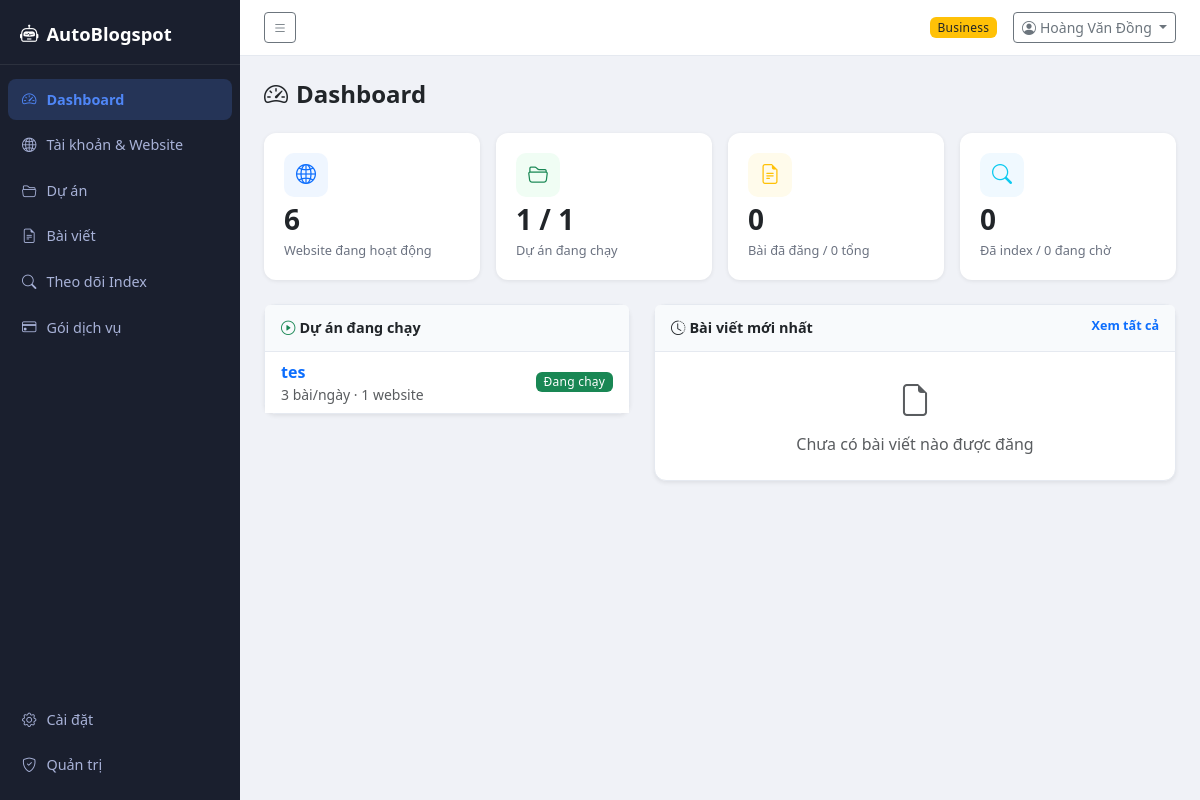
Screenshot of / (signed in) with the database file from the repository.
### app/models.py (models this page shows)
class User(Base):
    __tablename__ = "users"
    id            = Column(Integer, primary_key=True, index=True)
    email         = Column(String(200), unique=True, nullable=False, index=True)
    password_hash = Column(String(500), nullable=False)
    full_name     = Column(String(200))
    is_active     = Column(Boolean, default=True)
    is_admin      = Column(Boolean, default=False)
    created_at    = Column(DateTime, default=datetime.utcnow)
    subscription      = relationship("Subscription", back_populates="user", uselist=False, cascade="all, delete-orphan")
    google_accounts   = relationship("GoogleAccount", back_populates="user")
    platform_accounts = relationship("PlatformAccount", back_populates="user")
    projects          = relationship("Project", back_populates="user", cascade="all, delete-orphan")

class Project(Base):
    __tablename__ = "projects"
    id = Column(Integer, primary_key=True, index=True)
    user_id = Column(Integer, ForeignKey("users.id"), nullable=True)
    name = Column(String(300), nullable=False)
    description = Column(Text)
    status = Column(String(50), default="pending")  # pending/running/paused/completed
    articles_per_day = Column(Integer, default=3)
    min_interval_minutes = Column(Integer, default=60)
    max_interval_minutes = Column(Integer, default=240)
    backlinks = Column(Text, default="[]")  # JSON array: [{"url": "...", "anchor": "..."}]
    custom_labels = Column(Text, default="[]")  # JSON array: ["Nhãn 1", "Nhãn 2"]
    ai_model = Column(String(200), default="meta-llama/llama-3.1-8b-instruct:free")
    created_at = Column(DateTime, default=datetime.utcnow)
    updated_at = Column(DateTime, default=datetime.utcnow, onupdate=datetime.utcnow)
    user              = relationship("User", back_populates="projects")
    keywords          = relationship("Keyword", back_populates="project", cascade="all, delete-orphan")
    clusters          = relationship("KeywordCluster", back_populates="project", cascade="all, delete-orphan")
    project_sites     = relationship("ProjectSite", back_populates="project", cascade="all, delete-orphan")
    articles          = relationship("Article", back_populates="project", cascade="all, delete-orphan")

### app/main.py (the view)
@app.get("/", response_class=HTMLResponse)
def index(request: Request, db: Session = Depends(get_db)):
    current_user = get_current_user(request, db)
    if not current_user:
        return templates.TemplateResponse(request, "landing.html", {})
    q_sites    = db.query(BlogspotSite).filter(BlogspotSite.is_active == True, BlogspotSite.user_id == current_user.id)
    q_projects = db.query(Project).filter(Project.user_id == current_user.id)
    q_articles = db.query(Article).join(Project).filter(Project.user_id == current_user.id)
    q_index    = db.query(IndexTask).join(Article).join(Project).filter(Project.user_id == current_user.id)
    recent_articles = (
        q_articles.filter(Article.status == "published")
        .order_by(Article.published_at.desc())
        .limit(8).all()
    )
    return templates.TemplateResponse(request, "dashboard.html", {
        "total_sites":           q_sites.count(),
        "total_projects":        q_projects.count(),
        "running_projects":      q_projects.filter(Project.status == "running").count(),
        "total_articles":        q_articles.count(),
        "published_articles":    q_articles.filter(Article.status == "published").count(),
        "indexed_articles":      q_index.filter(IndexTask.status == "indexed").count(),
        "pending_index":         q_index.filter(IndexTask.status.in_(["pending", "submitted"])).count(),
        "recent_articles":       recent_articles,
        "running_projects_list": q_projects.filter(Project.status == "running").all(),
        "current_user":          current_user,
        "active_page":           "dashboard",
    })

### templates/dashboard.html (shortened to what this page needs)
{% extends "base.html" %}
{% block content %}
<h4 class="mb-4 fw-bold"><i class="bi bi-speedometer2 me-2"></i>Dashboard</h4>
<div class="row g-3 mb-4">
  <div class="col-6 col-md-3">
    <div class="stat-card">
      <div class="stat-icon bg-primary-soft"><i class="bi bi-globe2 text-primary"></i></div>
      <div class="stat-value">{{ total_sites }}</div>
      <div class="stat-label">Website đang hoạt động</div>
    </div>
  </div>
  <div class="col-6 col-md-3">
    <div class="stat-card">
      <div class="stat-icon bg-success-soft"><i class="bi bi-folder2-open text-success"></i></div>
      <div class="stat-value">{{ running_projects }} / {{ total_projects }}</div>
      <div class="stat-label">Dự án đang chạy</div>
    </div>
  </div>
  <div class="col-6 col-md-3">
    <div class="stat-card">
      <div class="stat-icon bg-warning-soft"><i class="bi bi-file-earmark-text text-warning"></i></div>
      <div class="stat-value">{{ published_articles }}</div>
      <div class="stat-label">Bài đã đăng / {{ total_articles }} tổng</div>
    </div>
  </div>
  <div class="col-6 col-md-3">
    <div class="stat-card">
      <div class="stat-icon bg-info-soft"><i class="bi bi-search text-info"></i></div>
      <div class="stat-value">{{ indexed_articles }}</div>
      <div class="stat-label">Đã index / {{ pending_index }} đang chờ</div>
    </div>
  </div>
</div>
<div class="row g-4">
  <div class="col-md-5">
    <div class="card shadow-sm">
      <div class="card-header fw-semibold">
        <i class="bi bi-play-circle me-1 text-success"></i>Dự án đang chạy
      </div>
      <div class="card-body p-0">
        {% if running_projects_list %}
        <ul class="list-group list-group-flush">
          {% for p in running_projects_list %}
          <li class="list-group-item">
            <div class="d-flex justify-content-between align-items-center">
              <div>
                <a href="/projects/{{ p.id }}" class="fw-semibold text-decoration-none">{{ p.name }}</a>
                <div class="text-muted small">{{ p.articles_per_day }} bài/ngày · {{ p.project_sites|length }} website</div>
              </div>
              <span class="badge bg-success">Đang chạy</span>
            </div>
          </li>
          {% endfor %}
        </ul>
        {% else %}
        <div class="text-center text-muted py-4">
          <i class="bi bi-inbox fs-2 d-block mb-2"></i>Chưa có dự án nào đang chạy
          <a href="/projects/new" class="btn btn-sm btn-primary mt-2">Tạo dự án mới</a>
        </div>
        {% endif %}
      </div>
    </div>
  </div>
  <div class="col-md-7">
    <div class="card shadow-sm">
      <div class="card-header fw-semibold d-flex justify-content-between">
        <span><i class="bi bi-clock-history me-1"></i>Bài viết mới nhất</span>
        <a href="/articles" class="small text-decoration-none">Xem tất cả</a>
      </div>
      <div class="card-body p-0">
        {% if recent_articles %}
        <div class="table-responsive">
          <table class="table table-sm table-hover mb-0">
            <tbody>
              {% for a in recent_articles %}
              <tr>
                <td class="py-2">
                  <div class="fw-semibold text-truncate" style="max-width:300px">{{ a.title or "(chưa có tiêu đề)" }}</div>
                  <div class="text-muted small">{{ a.site.blog_name }} · {{ a.published_at.strftime('%d/%m/%Y %H:%M') if a.published_at else '' }}</div>
                </td>
                <td class="py-2 text-end">
                  {% if a.url %}
                  <a href="{{ a.url }}" target="_blank" class="btn btn-xs btn-outline-primary">
                    <i class="bi bi-box-arrow-up-right"></i>
                  </a>
                  {% endif %}
                </td>
              </tr>
              {% endfor %}
            </tbody>
          </table>
        </div>
        {% else %}
        <div class="text-center text-muted py-4">
          <i class="bi bi-file-earmark fs-2 d-block mb-2"></i>Chưa có bài viết nào được đăng
        </div>
        {% endif %}
      </div>
    </div>
  </div>
</div>
{% endblock %}

### templates/base.html (shortened to what this page needs)
<!DOCTYPE html>
<html lang="vi">
<head>
  <link href="https://cdn.jsdelivr.net/npm/bootstrap@5.3.2/dist/css/bootstrap.min.css" rel="stylesheet">
  <link href="https://cdn.jsdelivr.net/npm/bootstrap-icons@1.11.3/font/bootstrap-icons.min.css" rel="stylesheet">
  <link href="/static/css/style.css" rel="stylesheet">
</head>
<body>
  <div class="wrapper">
    <nav class="sidebar" id="sidebar">
      <div class="sidebar-brand">
        <i class="bi bi-robot me-2"></i>AutoBlogspot
      </div>
      <ul class="sidebar-nav">
        <li>
          <a href="/" class="{% if active_page == 'dashboard' %}active{% endif %}">
            <i class="bi bi-speedometer2"></i> Dashboard
          </a>
        </li>
        <li>
          <a href="/accounts" class="{% if active_page == 'accounts' %}active{% endif %}">
            <i class="bi bi-globe2"></i> Tài khoản & Website
          </a>
        </li>
        <li>
          <a href="/projects" class="{% if active_page == 'projects' %}active{% endif %}">
            <i class="bi bi-folder2-open"></i> Dự án
          </a>
        </li>
        <li>
          <a href="/articles" class="{% if active_page == 'articles' %}active{% endif %}">
            <i class="bi bi-file-earmark-text"></i> Bài viết
          </a>
        </li>
        <li>
          <a href="/indexing" class="{% if active_page == 'indexing' %}active{% endif %}">
            <i class="bi bi-search"></i> Theo dõi Index
          </a>
        </li>
        <li>
          <a href="/billing" class="{% if active_page == 'billing' %}active{% endif %}">
            <i class="bi bi-credit-card"></i> Gói dịch vụ
          </a>
        </li>
        <li class="mt-auto">
          <a href="/settings" class="{% if active_page == 'settings' %}active{% endif %}">
            <i class="bi bi-gear"></i> Cài đặt
          </a>
        </li>
        {% if current_user and current_user.is_admin %}
        <li>
          <a href="/admin" class="{% if active_page == 'admin' %}active{% endif %}">
            <i class="bi bi-shield-check"></i> Quản trị
          </a>
        </li>
        {% endif %}
      </ul>
    </nav>
    <main class="main-content">
      <div class="topbar d-flex align-items-center justify-content-between px-4">
        <button class="btn btn-sm btn-outline-secondary" id="toggleSidebar">
          <i class="bi bi-list"></i>
        </button>
        {% if current_user %}
        <div class="d-flex align-items-center gap-3">
          {% set sub = current_user.subscription %}
          {% if sub %}
            {% if sub.plan == 'business' %}
              <span class="badge bg-warning text-dark">Business</span>
            {% elif sub.plan == 'pro' %}
              <span class="badge bg-primary">Pro</span>
            {% else %}
              <span class="badge bg-secondary">Free Trial</span>
            {% endif %}
          {% endif %}
          <div class="dropdown">
            <button class="btn btn-sm btn-outline-secondary dropdown-toggle" data-bs-toggle="dropdown">
              <i class="bi bi-person-circle me-1"></i>{{ current_user.full_name or current_user.email }}
            </button>
          </div>
        </div>
        {% else %}
        <span class="text-muted small">AutoBlogspot v1.0</span>
        {% endif %}
      </div>
      <div class="content-area p-4">
        {% block content %}{% endblock %}
      </div>
    </main>
  </div>
</body>
</html>

### static/css/style.css (style rules this page uses)
:root { --sidebar-width: 240px; --sidebar-bg: #1a1f2e; --sidebar-text: #a8b2d8; --sidebar-active: #4f86f7; --topbar-height: 56px; }
* { box-sizing: border-box; }
body { font-family: 'Segoe UI', system-ui, sans-serif; background: #f0f2f7; margin: 0; }
.wrapper { display: flex; min-height: 100vh; }
.sidebar { width: var(--sidebar-width); background: var(--sidebar-bg); color: var(--sidebar-text); display: flex; flex-direction: column; position: fixed; top: 0; left: 0; bottom: 0; transition: transform .25s ease; z-index: 1000; }
.sidebar-brand { padding: 20px 20px 16px; font-size: 1.15rem; font-weight: 700; color: #fff; border-bottom: 1px solid rgba(255,255,255,.08); }
.sidebar-nav { list-style: none; padding: 12px 0; margin: 0; flex: 1; display: flex; flex-direction: column; }
.sidebar-nav li { margin: 2px 8px; }
.sidebar-nav a { display: flex; align-items: center; gap: 10px; padding: 10px 14px; border-radius: 8px; text-decoration: none; color: var(--sidebar-text); font-size: .9rem; transition: all .15s; }
.sidebar-nav a.active { background: rgba(79, 134, 247, .2); color: var(--sidebar-active); font-weight: 600; }
.sidebar-nav li.mt-auto { margin-top: auto; }
.main-content { margin-left: var(--sidebar-width); flex: 1; display: flex; flex-direction: column; min-height: 100vh; transition: margin-left .25s ease; }
.topbar { height: var(--topbar-height); background: #fff; border-bottom: 1px solid #e5e9f0; position: sticky; top: 0; z-index: 999; }
.content-area { flex: 1; }
.stat-card { background: #fff; border-radius: 12px; padding: 20px; box-shadow: 0 1px 4px rgba(0,0,0,.08); display: flex; flex-direction: column; gap: 8px; }
.stat-icon { width: 44px; height: 44px; border-radius: 10px; display: flex; align-items: center; justify-content: center; font-size: 1.25rem; }
.stat-value { font-size: 1.75rem; font-weight: 700; line-height: 1; }
.stat-label { font-size: .8rem; color: #6b7280; }
.bg-primary-soft { background: #eff6ff; }
.bg-success-soft { background: #f0fdf4; }
.bg-warning-soft { background: #fffbeb; }
.bg-info-soft { background: #f0f9ff; }
.badge { font-weight: 500; letter-spacing: .02em; }
.card { border: 1px solid #e5e9f0; border-radius: 12px; }
.card-header { background: #f8fafc; border-bottom: 1px solid #e5e9f0; padding: 12px 16px; font-size: .9rem; }

### rows the page displays
User: full_name "Hoàng Văn Đồng"
Project: name "tes", articles_per_day "3", project_sites|length "1"

### other values shown
{{ total_sites }} "6"
{{ running_projects }} "1"
{{ total_projects }} "1"
{{ published_articles }} "0"
{{ total_articles }} "0"
{{ indexed_articles }} "0"
{{ pending_index }} "0"
